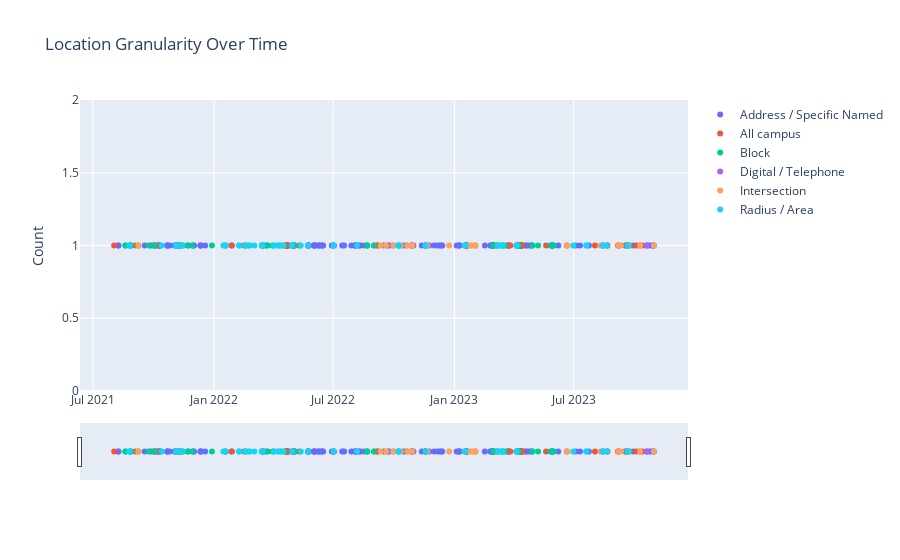

Notebook source saved alongside this figure:
### Code cell
# Look at granularity of location data over time 
grouped = df.groupby(['Sent On', 'LOC_all']).size().reset_index(name='Counts')

# Pivot the DataFrame
pivot_df = grouped.pivot(index='Sent On', columns='LOC_all', values='Counts').fillna(0)
pivot_df = pivot_df[pivot_df.sum(axis=1) > 0]
fig = go.Figure()

# Add traces for each location type
for col in pivot_df[1:].columns:
    non_zero_data = pivot_df[pivot_df[col] > 0]
    fig.add_trace(
        go.Scatter(
            x=non_zero_data.index,
            y=non_zero_data[col],
            mode='markers',
            name=col
        )
    )

fig.update_layout(
    title='Location Granularity Over Time',
    yaxis_title='Count',
    xaxis_title='Date',
    xaxis=dict(
        rangeslider=dict(
            visible=True
        ),
        type='date'
    ),
    hovermode='x',
    overwrite=True 
)

# Show the plot
fig.show()
